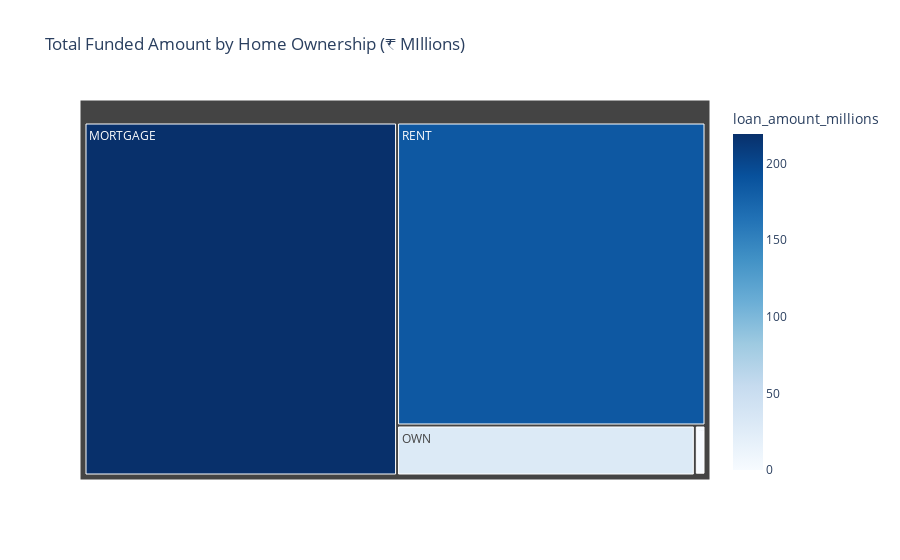

Notebook code for this chart:
### Markdown cell above
### Home Ownership by Total Funded Amount

### Code cell
home_funding = df.groupby("home_ownership")["loan_amount"].sum().reset_index()
home_funding["loan_amount_millions"] = home_funding["loan_amount"] / 1000000

fig = px.treemap(
    home_funding,
    path= ["home_ownership"],
    values = 'loan_amount_millions',
    color = 'loan_amount_millions',
    color_continuous_scale = 'blues',
    title = 'Total Funded Amount by Home Ownership (₹ MIllions)'
    
)

fig.show()

### Figure 1 — Plotly figure (JSON) as saved in the notebook; plotly's stock layout.template omitted (floating-point values rounded to 4 significant figures)
{"data": [{"branchvalues": "total", "customdata": [[219.3], [0.0168], [1.045], [29.6], [185.8]], "domain": {"x": [0, 1], "y": [0, 1]}, "hovertemplate": "labels=%{label}<br>loan_amount_millions_sum=%{value}<br>parent=%{parent}<br>id=%{id}<br>loan_amount_millions=%{color}<extra></extra>", "ids": ["MORTGAGE", "NONE", "OTHER", "OWN", "RENT"], "labels": ["MORTGAGE", "NONE", "OTHER", "OWN", "RENT"], "marker": {"coloraxis": "coloraxis", "colors": [219.3, 0.0168, 1.045, 29.6, 185.8]}, "name": "", "parents": ["", "", "", "", ""], "type": "treemap", "values": [219.3, 0.0168, 1.045, 29.6, 185.8]}], "layout": {"autosize": true, "coloraxis": {"colorbar": {"title": {"text": "loan_amount_millions"}}, "colorscale": [[0, "rgb(247,251,255)"], [0.125, "rgb(222,235,247)"], [0.25, "rgb(198,219,239)"], [0.375, "rgb(158,202,225)"], [0.5, "rgb(107,174,214)"], [0.625, "rgb(66,146,198)"], [0.75, "rgb(33,113,181)"], [0.875, "rgb(8,81,156)"], [1, "rgb(8,48,107)"]]}, "legend": {"tracegroupgap": 0}, "title": {"text": "Total Funded Amount by Home Ownership (₹ MIllions)"}}}
